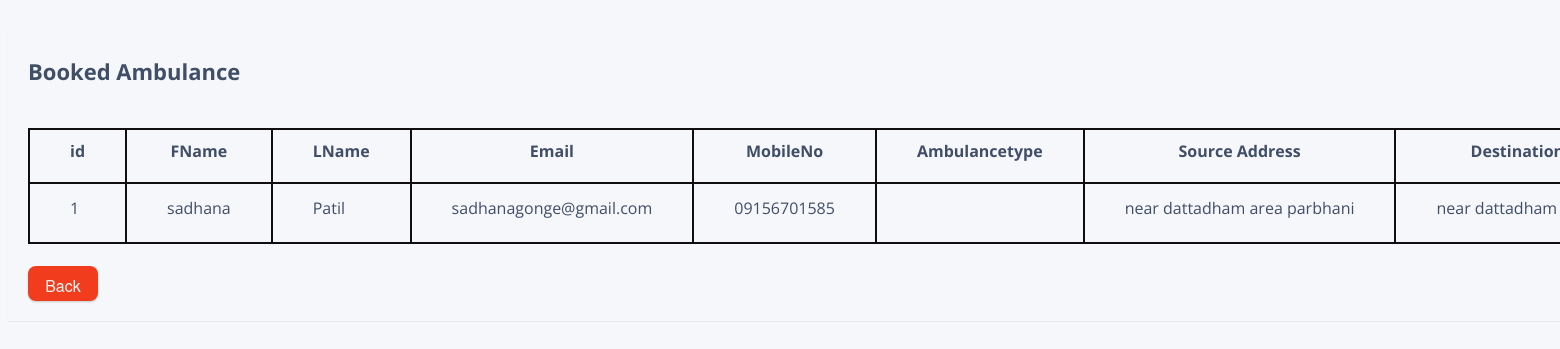
/ambulancestatus.php (signed in), run on the app's committed database.
### tables this page shows
CREATE TABLE `bookings` (
  `id` int(11) NOT NULL,
  `first_name` varchar(255) NOT NULL,
  `last_name` varchar(255) NOT NULL,
  `mobile_no` varchar(15) NOT NULL,
  `email` varchar(255) NOT NULL,
  `source_address` text NOT NULL,
  `destination_address` text NOT NULL,
  `price` decimal(10,2) NOT NULL,
  `note` text DEFAULT NULL,
  `ambulancetype` varchar(255) NOT NULL,
  `payee_name` varchar(255) NOT NULL,
  `description` varchar(255) NOT NULL,
  `date` datetime DEFAULT current_timestamp(),
  `status` int(1) NOT NULL
);

### ambulancestatus.php (the view, shortened to what this page needs)
<!DOCTYPE html>
<html lang="en">
<head>
<link rel="stylesheet" href="https://maxcdn.bootstrapcdn.com/font-awesome/4.7.0/css/font-awesome.min.css">
<link rel="stylesheet" href="https://cdnjs.cloudflare.com/ajax/libs/font-awesome/6.4.2/css/all.min.css" />
<link rel="stylesheet" href="status.css?v=<?php echo time();?>">
<div class="container-lg">
    <div class="table-responsive">
        <div class="table-wrapper">
            <div class="table-title">
                <div class="row">
                   <div class="col-sm-8"><h2><b>Booked Ambulance</b></h2></div><br>
                </div>
            </div>
            <?php
              require_once("config.php");
                $email=$_SESSION["login_email"];
                $findresult = mysqli_query($conn, "SELECT * FROM bookings WHERE email= '$email'");
              ?>
            <table class="table table-bordered">
                <thead>
                    <tr>
                        <th>id</th>
                        <th>FName</th>
                        <th>LName</th>
                        <th>Email</th>
                        <th>MobileNo</th>
                        <th>Ambulancetype</th>
                        <th>Source Address</th>
                        <th>Destination Address</th>
                    </tr>
                </thead>
                <tbody>
                 <?php   foreach($findresult as $row){
                   echo "<tr>";
                   echo '<td>' .$row['id'].'</td>';
                   echo  '<td>'.$row['first_name'].'</td>';
                   echo  '<td>'.$row['last_name'].'</td>';
                   echo  '<td>'.$row['email'].'</td>';
                   echo  '<td>'.$row['mobile_no'].'</td>';
                   echo  '<td>'.$row['ambulancetype'].'</td>';
                   echo  '<td>'.$row['source_address'].'</td>';
                   echo  '<td>'.$row['destination_address'].'</td>';
                   echo  "</tr>";
                     } ?>
                </tbody>
            </table>
           <br>
            <a href="home.php" class="btn1 btn-secondary">Back</a>
</body>
</html>

### status.css (style rules this page uses)
.table-wrapper { width: 3000px; margin: 30px auto; background:#f5f7fa; padding: 20px; box-shadow: 0 1px 1px rgba(0,0,0,.05); }
.table-title { padding-bottom: 10px; margin: 0 0 10px; }
.table-title h2 { margin: 6px 0 0; font-size: 22px; }
table, th, td { border: 2px solid rgb(20, 2, 2); border-collapse: collapse; }
th, td { padding-top: 10px; padding-bottom: 20px; padding-left: 40px; padding-right: 40px; }
table.table { table-layout: fixed; }
table.table tr th, table.table tr td { border-color: #100e0e; }
a { text-decoration: none; }
.btn1 { box-shadow: 0 1px 2px 0 rgba(0,0,0,.2); border: none; color: #fff; width: 70px; height:35px; background-color: #f13d1d; text-decoration: none; border-radius: 8px; border-style: none; box-sizing: border-box; color: #f8f4f4; cursor: pointer; display: inline-block; font-family: "Haas Grot Text R Web", "Helvetica Neue", Helvetica, Arial, sans-serif; font-size: 16px; font-weight: 500; line-height: 20px; list-style: none; margin: 0; outline: none; padding: 10px 16px; position: relative; text-align: center; text-decoration: none; transition: color 100ms; vertical-align: baseline; user-select: none; -webkit-user-select: none; touch-action: manipulation; }

### data on the page
bookings: id "1", first_name "sadhana", last_name "Patil", email "sadhanagonge@gmail.com", mobile_no "09156701585", source_address "near dattadham area parbhani", destination_address "near dattadham…"
